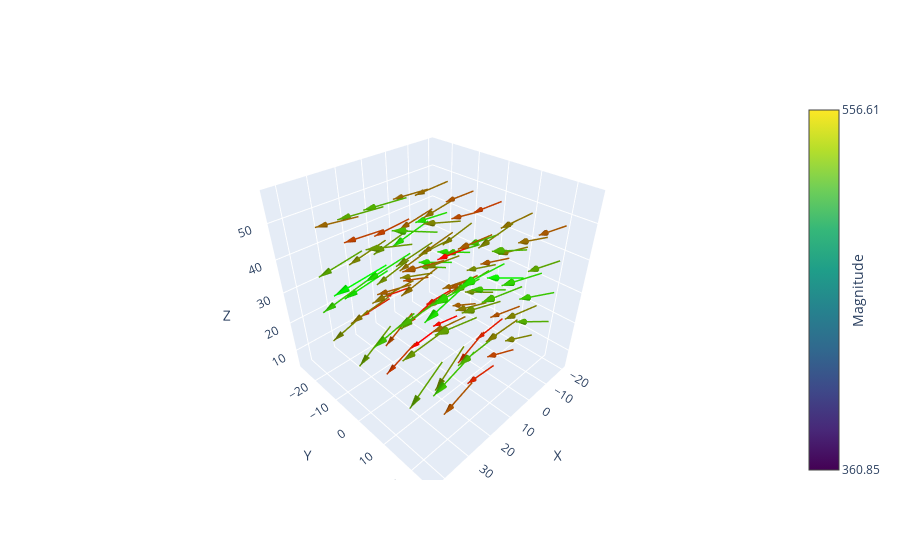

The notebook cell this image was saved under:
### Markdown cell above
plot vect

### Code cell
import numpy as np
import plotly.graph_objects as go

def create_3d_plot(start_positions, direction_magnitudes, magnitudes):
    """
    Creates an interactive 3D plot of vectors as thin and long arrows.

    Args:
        start_positions: A NumPy array of shape (n, 3) where each row 
                         represents the (x, y, z) starting position of a vector.
        direction_magnitudes: A NumPy array of shape (n, 3) where each row 
                         represents the (x, y, z) components of the vector.
        magnitudes: A NumPy array of shape (n,) where each element represents
                    the magnitude of the vector.
    """

    fig = go.Figure()

    for i in range(start_positions.shape[0]):
        x = [start_positions[i, 0], start_positions[i, 0] + direction_magnitudes[i, 0]]
        y = [start_positions[i, 1], start_positions[i, 1] + direction_magnitudes[i, 1]]
        z = [start_positions[i, 2], start_positions[i, 2] + direction_magnitudes[i, 2]]

        # Normalize the magnitude for color coding
        norm_magnitude = (magnitudes[i] - np.min(magnitudes)) / (np.max(magnitudes) - np.min(magnitudes))

        # Add the line
        fig.add_trace(go.Scatter3d(
            x=x,
            y=y,
            z=z,
            mode="lines",
            hoverinfo="none",
            line=dict(
            color=f'rgba({255 * (1 - norm_magnitude)}, {255 * norm_magnitude}, 0, 1)',
            width=3
            ),
            showlegend=False
        ))

        # Add the cone/arrowhead
        fig.add_trace(go.Cone(
            x=[x[1]],
            y=[y[1]],
            z=[z[1]],
            u=[0.5 * direction_magnitudes[i, 0]],
            v=[0.5 * direction_magnitudes[i, 1]],
            w=[0.5 * direction_magnitudes[i, 2]],
            anchor="tip", 
            hoverinfo="none",
            colorscale=[[0, f'rgba({255 * (1 - norm_magnitude)}, {255 * norm_magnitude}, 0, 1)'], [1, f'rgba({255 * (1 - norm_magnitude)}, {255 * norm_magnitude}, 0, 1)']], 
            showscale=False,
        ))

    # Add a color bar to indicate the magnitude
    fig.add_trace(go.Cone(
        x=[None], y=[None], z=[None],
        u=[None], v=[None], w=[None],
        colorscale='Viridis',
        cmin=np.min(magnitudes),
        cmax=np.max(magnitudes),
        colorbar=dict(
            title="Magnitude",
            titleside="right",
            tickmode="array",
            tickvals=[np.min(magnitudes), np.max(magnitudes)],
            ticktext=[f'{np.min(magnitudes):.2f}', f'{np.max(magnitudes):.2f}']
        ),
        showscale=True
    ))

    # Update layout for better visualization
    fig.update_layout(
        scene=dict(
            xaxis_title_text="X",
            yaxis_title_text="Y",
            zaxis_title_text="Z",
            aspectmode='cube' # Maintain equal aspect ratio
        )
    )

    fig.show()

# Example usage:
create_3d_plot(positions, direction, magnitued)
